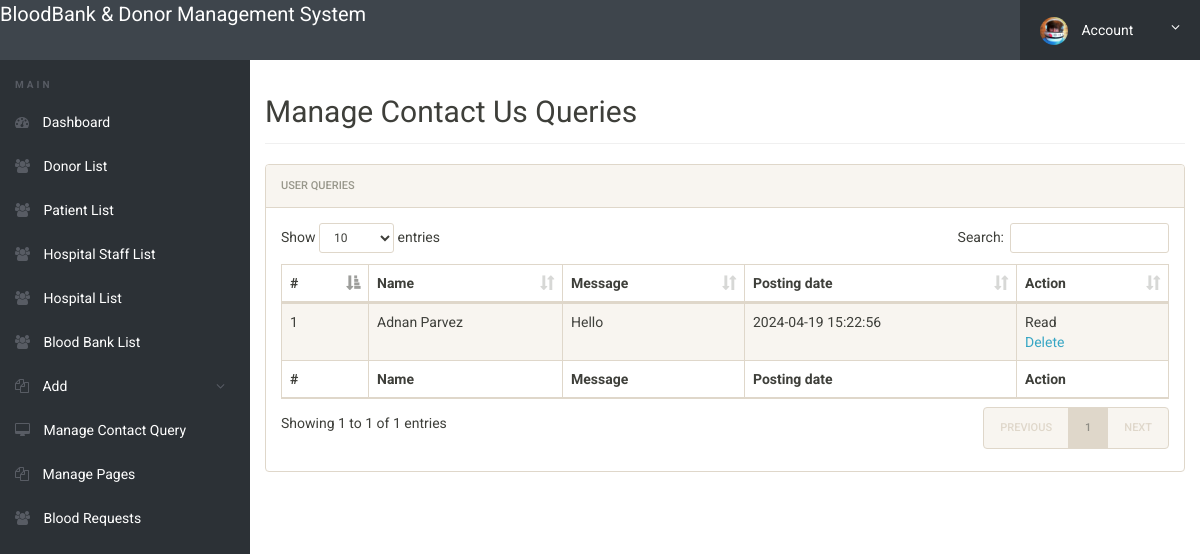
The page /admin/manage-conactusquery.php (signed in) on the database its author committed.
### tables this page shows
CREATE TABLE `tblcontactusquery` (
  `Query_ID` int(11) NOT NULL,
  `User_ID` int(11) DEFAULT NULL,
  `Message` varchar(500) DEFAULT NULL,
  `Status` tinyint(1) DEFAULT 0,
  `PostingDate` datetime DEFAULT NULL
);

CREATE TABLE `user` (
  `User_ID` int(11) NOT NULL,
  `Name` varchar(100) DEFAULT NULL,
  `Role` enum('Admin','Donor','Hospital Staff','Receiver') DEFAULT NULL,
  `LogID` int(11) DEFAULT NULL,
  `Per_Id` int(11) DEFAULT NULL
);

### admin/manage-conactusquery.php (the view, shortened to what this page needs)
<?php
include('includes/config.php');
if(strlen($_SESSION['alogin'])==0)
	{
header('location:../index.php');
}
else{
 ?>
<!doctype html>
<html lang="en" class="no-js">
<head>
	<link rel="stylesheet" href="css/font-awesome.min.css">
	<link rel="stylesheet" href="css/bootstrap.min.css">
	<link rel="stylesheet" href="css/dataTables.bootstrap.min.css">
	<link rel="stylesheet" href="css/bootstrap-social.css">
	<link rel="stylesheet" href="css/bootstrap-select.css">
	<link rel="stylesheet" href="css/fileinput.min.css">
	<link rel="stylesheet" href="css/awesome-bootstrap-checkbox.css">
	<link rel="stylesheet" href="css/style.css">
</head>
<body>
	<?php include('includes/header.php');?>
	<div class="ts-main-content">
		<?php include('includes/leftbar.php');?>
		<div class="content-wrapper">
			<div class="container-fluid">
				<div class="row">
					<div class="col-md-12">
						<h2 class="page-title">Manage Contact Us Queries</h2>
						<div class="panel panel-default">
							<div class="panel-heading">User queries</div>
							<div class="panel-body">
									<table id="zctb" class="display table table-striped table-bordered table-hover" cellspacing="0" width="100%">
										<thead>
											<tr>
												<th>#</th>
												<th>Name</th>
												<th>Message</th>
												<th>Posting date</th>
												<th>Action</th>
											</tr>
										</thead>
										<tfoot>
											<tr>
												<th>#</th>
												<th>Name</th>
												<th>Message</th>
												<th>Posting date</th>
												<th>Action</th>
											</tr>
										</tfoot>
										<tbody>
											<?php
											$sql = "SELECT cu.Query_ID, u.Name, cu.Message, cu.PostingDate, cu.Status
													FROM tblcontactusquery cu
													INNER JOIN User u ON cu.User_ID = u.User_ID";
											$query = $dbh->prepare($sql);
											$query->execute();
											$results = $query->fetchAll(PDO::FETCH_OBJ);
											$cnt = 1;
											if ($query->rowCount() > 0) {
												foreach ($results as $result) { ?>
													<tr>
														<td><?php echo htmlentities($cnt);?></td>
														<td><?php echo htmlentities($result->Name);?></td>
														<td><?php echo htmlentities($result->Message);?></td>
														<td><?php echo htmlentities($result->PostingDate);?></td>
														<td>
															<?php if ($result->Status == 1) { ?>
																Read<br />
																<a href="manage-conactusquery.php?del=<?php echo htmlentities($result->Query_ID);?>" onclick="return confirm('Do you really want to Delete?')">Delete</a>
															<?php } ?>
														</td>
													</tr>
													<?php $cnt++;
												}
											}
											?>
										</tbody>
									</table>
							</div>
						</div>
					</div>
				</div>
			</div>
		</div>
	</div>
</body>
</html>
<?php } ?>

### admin/css/style.css (style rules this page uses)
html { font-size: 14px; }
@media only screen and (min-width: 480px) { html { font-size: 17px; } }
@media only screen and (min-width: 768px) { html { font-size: 14px; } }
body { font-size: 1em; }
a { color: #37a6c4; }
.panel { overflow: hidden; }
.page-title { padding-bottom: 15px; margin-bottom: 20px; border-bottom: 1px solid #f0f0f0; }
.ts-main-content .content-wrapper { padding-top: 15px; margin-top: 60px; }
@media only screen and (min-width: 992px) { .ts-main-content .content-wrapper { margin-left: 250px; } }

### rows shown on the page
tblcontactusquery: User_ID.Name "Adnan Parvez", Message "Hello", PostingDate "2024-04-19 15:22:56"
